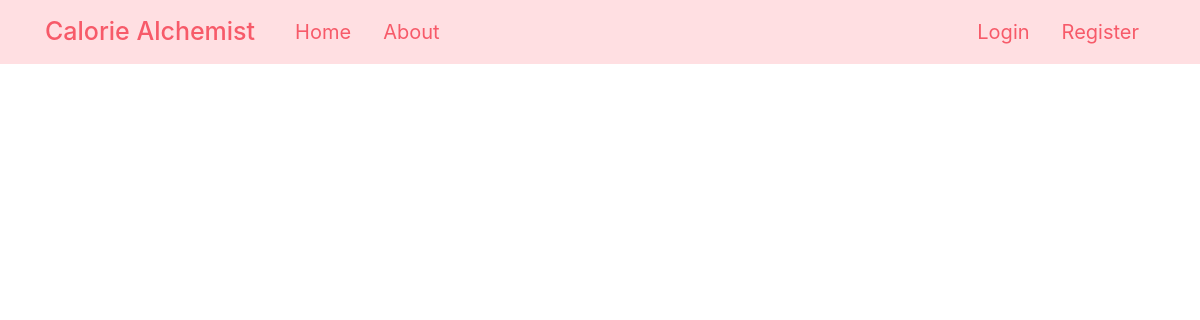
Page /home on the earlier database version.
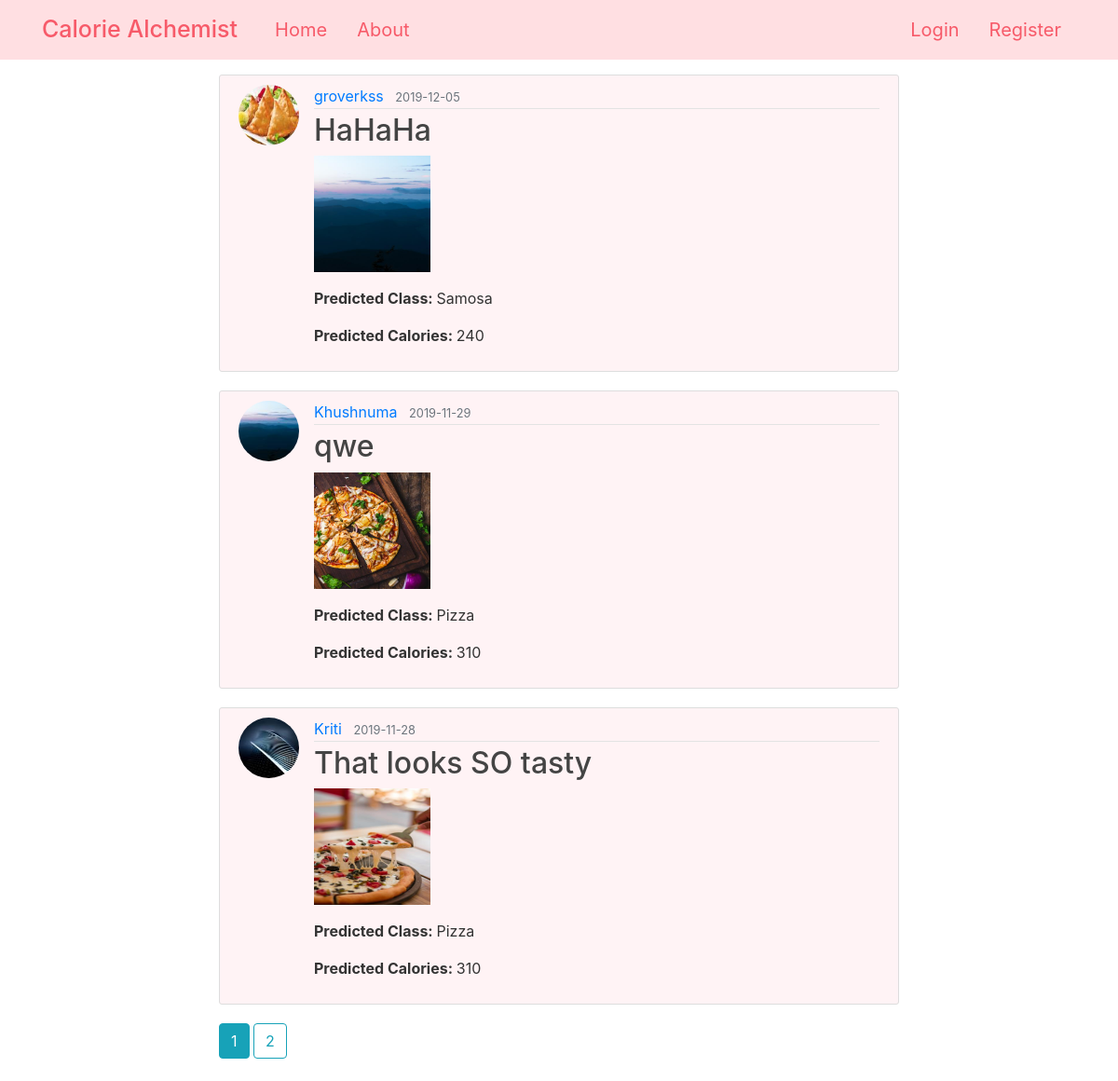
Same page on the later database version.
### CalorieAlchemist/models.py (models this page shows, shortened)
class Post(db.Model):
    id = db.Column(db.Integer, primary_key=True)
    title = db.Column(db.String(100), nullable=False)
    date_posted = db.Column(db.DateTime, nullable=False, default=datetime.utcnow)
    image_file = db.Column(db.String(20), nullable=False)
    label = db.Column(db.String(100), nullable=False)
    calories = db.Column(db.String(100), nullable=False)
    user_id = db.Column(db.Integer, db.ForeignKey('user.id'), nullable=False)

class User(db.Model, UserMixin):
    id = db.Column(db.Integer, primary_key=True)
    username = db.Column(db.String(20), unique=True, nullable=False)
    email = db.Column(db.String(120), unique=True, nullable=False)
    image_file = db.Column(db.String(20), nullable=False, default='d1.jpg')
    password = db.Column(db.String(60), nullable=False)
    posts = db.relationship('Post', backref='author', lazy=True)

### CalorieAlchemist/main/routes.py (the view)
@main.route('/')
@main.route('/home')
def home():
    page = request.args.get('page',1,type=int)
    posts = Post.query.order_by(Post.date_posted.desc()).paginate(page=page, per_page=3)
    return render_template('home.html', posts=posts)

### CalorieAlchemist/templates/home.html
{% extends "layout.html" %}
{% block content %}
<div class="row">
    <div class="col-lg-2"></div>
    <div class="col-lg-8">
    {% for post in posts.items %}
        <article class="media content-section">
          <img class="rounded-circle article-img" src="{{ url_for('static', filename='profile_pics/' + post.author.image_file) }}">
          <div class="media-body">
            <div class="article-metadata">
              <a class="mr-2" href="{{ url_for('users.user_posts', username=post.author.username) }}">{{ post.author.username }}</a>
              <small class="text-muted">{{ post.date_posted.strftime('%Y-%m-%d') }}</small>
            </div>
                  <h2 class="article-title">{{ post.title }}</h2>
                  <img class="account-img" src="{{ url_for('static', filename='images/' + post.image_file) }}">
                  <p><strong>Predicted Class: </strong>{{ post.label }}</p>
                  <p><strong>Predicted Calories: </strong>{{ post.calories }}</p>
          </div>
        </article>
    {% endfor %}
    {% for page_num in posts.iter_pages(left_edge=1, right_edge=1,left_current=1, right_current=2) %}
        {% if page_num %}
          {% if posts.page == page_num %}
            <a href="{{ url_for('main.home', page=page_num) }}" class="btn btn-info mb-4">{{ page_num }}</a>
          {% else %}
            <a href="{{ url_for('main.home', page=page_num) }}" class="btn btn-outline-info mb-4">{{ page_num }}</a>
          {% endif %}
        {% else %}
          ...
        {% endif %}
    {% endfor %}
  </div>
  <div class="col-lg-2"></div>
</div>
{% endblock content %}

### CalorieAlchemist/templates/layout.html (shortened to what this page needs)
<!DOCTYPE html>
<html lang="en">
<head>
    <link rel="stylesheet" href="https://use.fontawesome.com/releases/v5.11.2/css/all.css">
    <link rel="stylesheet" href="https://stackpath.bootstrapcdn.com/bootstrap/4.3.1/css/bootstrap.min.css">
    <link rel="stylesheet" type="text/css" href="{{ url_for('static', filename='main18.css') }}">
</head>
<body>
    <header class="site-header">
        <nav id="mainNavbar" class="navbar fixed-top navbar-expand-lg navbar-dark bg-dark">
            <div class="container">
                <span class="navbar-brand mb-0 mr-4 h1">Calorie Alchemist</span>
                <div class="collapse navbar-collapse" id="navbarSupportedContent">
                    <ul class="navbar-nav mr-auto">
                        <li class="nav-item mx-2">
                            <a class="nav-link" href="{{ url_for('main.home') }}">Home</a>
                        </li>
                        <li class="nav-item mx-2">
                            <a class="nav-link" href="{{ url_for('main.about') }}">About</a>
                        </li>
                    </ul>
                    <ul class="navbar-nav">
                        {% if current_user.is_authenticated %}
                        <li class="nav-item mx-2">
                            <a class="nav-link" href="{{ url_for('posts.new_post') }}">Upload New Image</a>
                        </li>
                        <li class="nav-item mx-2">
                                <a class="nav-link" href="{{ url_for('users.account') }}">Account</a>
                        </li>
                        <li class="nav-item mx-2">
                                <a class="nav-link" href="{{ url_for('users.logout') }}">Logout</a>
                        </li>
                        {% else %}
                        <li class="nav-item mx-2">
                            <a class="nav-link" href="{{ url_for('users.login') }}">Login</a>
                        </li>
                        <li class="nav-item mx-2">
                            <a class="nav-link" href="{{ url_for('users.register') }}">Register</a>
                        </li>
                        {% endif %}
                    </ul>
                </div>
            </div>
        </nav>
    </header>
    <div id="main">
        <div class="container">
                    {% block content %}
                    {% endblock content %}
        </div>
    </div>
</body>
</html>

### CalorieAlchemist/static/main18.css (style rules this page uses)
div#main { margin-top: 70px; }
body { background-image: url("https://images.unsplash.com/photo-1490818387583-1baba5e638af?ixlib=rb-1.2.1&ixid=eyJhcHBfaWQiOjEyMDd9&auto=format&fit=crop&w=1531&q=80"); background-repeat: no-repeat; color: #333333; margin-top: 5rem; }
.container .navbar-brand { font-size: 25px; color:#f75a69; }
.site-header .navbar-nav .nav-link { font-size: 20px; color:#f75a69; }
h1, h2, h3, h4, h5, h6 { color: #444444; }
.content-section { background: #ffffff; padding: 10px 20px; border: 1px solid #dddddd; border-radius: 3px; margin-bottom: 20px; }
.article-title { color: #444444; }
.article-img { height: 65px; width: 65px; margin-right: 16px; }
.article-metadata { padding-bottom: 1px; margin-bottom: 4px; border-bottom: 1px solid #e3e3e3 }
.account-img { height: 125px; width: 125px; margin-right: 20px; margin-bottom: 16px; }
.bg-dark { background-color: #ffdfe2!important; }
.content-section { background: #fff3f5; }

Differences in the rows shown:
added Post: image_file (picture), author.username "groverkss", date_posted "2019-12-05", title "HaHaHa", label "Samosa", calories "240"
added Post: image_file (picture), author.username "Khushnuma", date_posted "2019-11-29", title "qwe", label "Pizza", calories "310"
added Post: image_file (picture), author.username "Kriti", date_posted "2019-11-28", title "That looks SO tasty", label "Pizza", calories "310"
Other differences:
new list line: "1"
new list line: "2"
